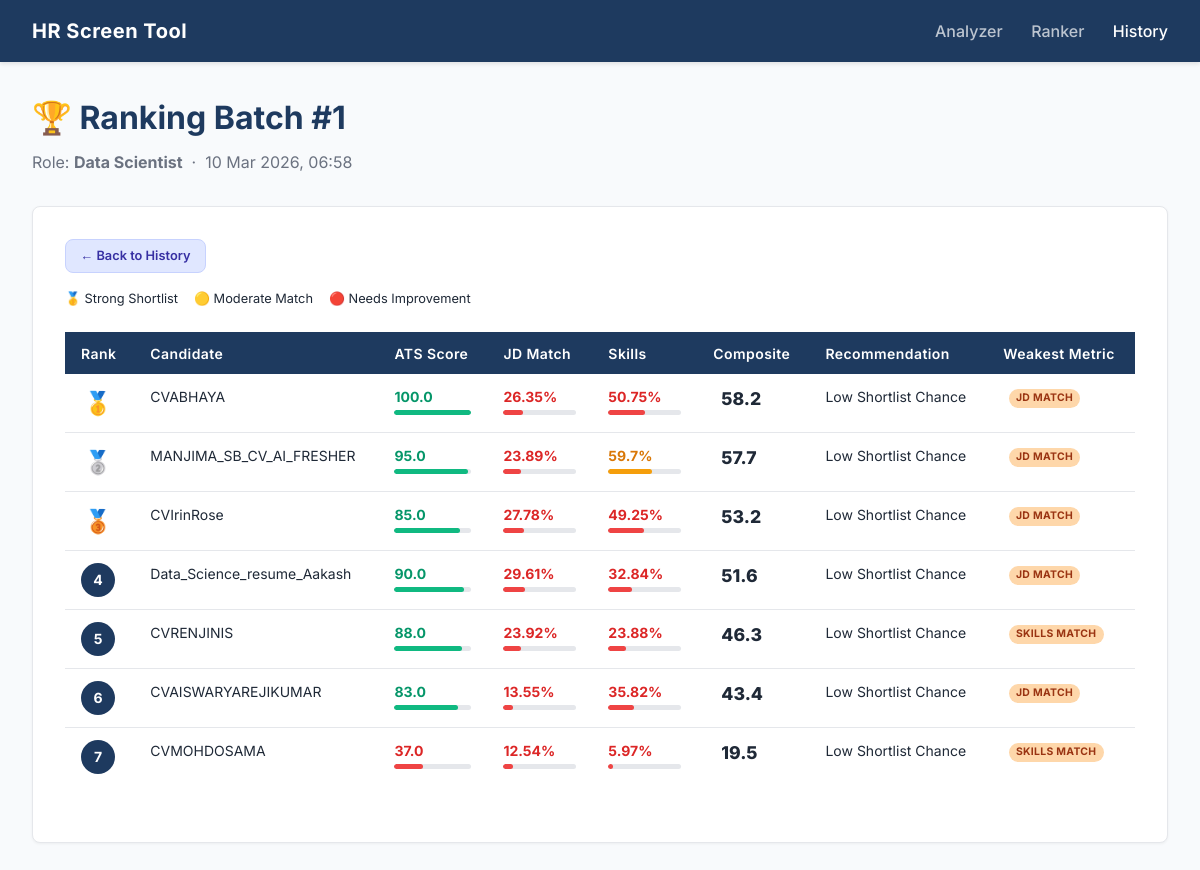
The app's page /history/batch/1 with its own data.
### models.py (models this page shows)
class RankingBatch(db.Model):
    __tablename__ = 'ranking_batches'
    id              = db.Column(db.Integer, primary_key=True)
    target_role     = db.Column(db.String(100), nullable=False)
    job_description = db.Column(db.Text, nullable=False)
    created_at      = db.Column(db.DateTime(timezone=True),
                                default=lambda: datetime.now(timezone.utc))
    results         = db.relationship('RankingResult', backref='batch',
                                      cascade='all, delete-orphan',
                                      lazy=True, order_by='RankingResult.rank')

class RankingResult(db.Model):
    __tablename__ = 'ranking_results'
    id              = db.Column(db.Integer, primary_key=True)
    batch_id        = db.Column(db.Integer, db.ForeignKey('ranking_batches.id'), nullable=False)
    rank            = db.Column(db.Integer, nullable=False)
    filename        = db.Column(db.String(255), nullable=False)
    ats_score       = db.Column(db.Float, nullable=False)
    jd_match        = db.Column(db.Float, nullable=False)
    skill_match     = db.Column(db.Float, nullable=False)
    composite_score = db.Column(db.Float, nullable=False)
    recommendation  = db.Column(db.String(100), nullable=False)
    weakest_metric  = db.Column(db.String(50))

### app.py (the view)
@app.route('/history/batch/<int:batch_id>')
def history_batch(batch_id):
    batch = RankingBatch.query.get_or_404(batch_id)
    return render_template('history_batch.html', batch=batch)

### templates/history_batch.html (shortened to what this page needs)
{% extends 'base.html' %}
{% block content %}
<div class="page-header">
    <h1>🏆 Ranking Batch #{{ batch.id }}</h1>
    <p>Role: <strong>{{ batch.target_role }}</strong> &nbsp;·&nbsp; {{ batch.created_at.strftime('%d %b %Y, %H:%M') }}</p>
</div>
<div class="card">
    <div style="margin-bottom:1rem;">
        <a href="{{ url_for('history') }}" class="btn-export">← Back to History</a>
    </div>
    {% if batch.results %}
    <div class="rank-legend">
        <span>🥇 Strong Shortlist</span>
        <span>🟡 Moderate Match</span>
        <span>🔴 Needs Improvement</span>
    </div>
    <div class="metrics-table-wrap">
        <table class="metrics-table">
            <thead>
                <tr>
                    <th>Rank</th>
                    <th>Candidate</th>
                    <th>ATS Score</th>
                    <th>JD Match</th>
                    <th>Skills</th>
                    <th>Composite</th>
                    <th>Recommendation</th>
                    <th>Weakest Metric</th>
                </tr>
            </thead>
            <tbody>
                {% for r in batch.results %}
                <tr>
                    <td>
                        <div class="rank-circle {% if r.rank == 1 %}gold{% elif r.rank == 2 %}silver{% elif r.rank == 3 %}bronze{% endif %}">
                            {% if r.rank == 1 %}🥇{% elif r.rank == 2 %}🥈{% elif r.rank == 3 %}🥉{% else %}{{ r.rank }}{% endif %}
                        </div>
                    </td>
                    <td>{{ r.filename.rsplit('.', 1)[0] }}</td>
                    <td>
                        <div class="score-cell">
                            <span class="cell-num {% if r.ats_score >= 75 %}green{% elif r.ats_score >= 60 %}amber{% else %}red{% endif %}">{{ r.ats_score }}</span>
                            <div class="mini-bar"><div class="mini-bar-fill {% if r.ats_score >= 75 %}green{% elif r.ats_score >= 60 %}amber{% else %}red{% endif %}" data-width="{{ r.ats_score }}%"></div></div>
                        </div>
                    </td>
                    <td>
                        <div class="score-cell">
                            <span class="cell-num {% if r.jd_match >= 75 %}green{% elif r.jd_match >= 60 %}amber{% else %}red{% endif %}">{{ r.jd_match }}%</span>
                            <div class="mini-bar"><div class="mini-bar-fill {% if r.jd_match >= 75 %}green{% elif r.jd_match >= 60 %}amber{% else %}red{% endif %}" data-width="{{ r.jd_match }}%"></div></div>
                        </div>
                    </td>
                    <td>
                        <div class="score-cell">
                            <span class="cell-num {% if r.skill_match >= 70 %}green{% elif r.skill_match >= 55 %}amber{% else %}red{% endif %}">{{ r.skill_match }}%</span>
                            <div class="mini-bar"><div class="mini-bar-fill {% if r.skill_match >= 70 %}green{% elif r.skill_match >= 55 %}amber{% else %}red{% endif %}" data-width="{{ r.skill_match }}%"></div></div>
                        </div>
                    </td>
                    <td>
                        <span class="composite-score {% if r.composite_score >= 75 %}strong{% elif r.composite_score >= 65 %}moderate{% else %}weak{% endif %}">
                            {{ r.composite_score }}
                        </span>
                    </td>
                    <td>{{ r.recommendation }}</td>
                    <td><span class="weakest-tag">{{ r.weakest_metric }}</span></td>
                </tr>
                {% endfor %}
            </tbody>
        </table>
    </div>
    {% else %}
        <div class="empty-state"><p>No results found for this batch.</p></div>
    {% endif %}
</div>
{% endblock %}

### static/css/style.css (style rules this page uses)
:root { --navy-blue: #1E3A5F; --soft-white: #F8FAFC; --light-gray: #E5E7EB; --accent-blue: #3B82F6; --text-dark: #1F2937; --text-muted: #6B7280; --success: #10B981; --warning: #F59E0B; --border-radius: 8px; --transition: 0.2s ease; }
* { box-sizing: border-box; margin: 0; padding: 0; }
body { font-family: 'Inter', 'Segoe UI', sans-serif; background-color: var(--soft-white); color: var(--text-dark); line-height: 1.5; }
.page-header { margin-bottom: 2rem; }
.page-header h1 { color: var(--navy-blue); font-size: 2rem; margin-bottom: 0.5rem; }
.page-header p { color: var(--text-muted); }
.card { background: white; border: 1px solid var(--light-gray); border-radius: var(--border-radius); padding: 2rem; box-shadow: 0 1px 3px rgba(0,0,0,0.05); }
.rank-circle { width: 28px; height: 28px; background-color: var(--navy-blue); color: white; border-radius: 50%; display: flex; align-items: center; justify-content: center; font-weight: 600; font-size: 0.875rem; }
.score-cell { display: flex; flex-direction: column; gap: 3px; min-width: 70px; }
.cell-num { font-weight: 700; font-size: 0.875rem; }
.cell-num.green { color: #059669; }
.cell-num.amber { color: #d97706; }
.cell-num.red { color: #dc2626; }
.mini-bar { height: 5px; background: var(--light-gray); border-radius: 9999px; overflow: hidden; }
.mini-bar-fill { height: 100%; border-radius: 9999px; transition: width 0.6s ease; }
.mini-bar-fill.green { background: #10B981; }
.mini-bar-fill.amber { background: #F59E0B; }
.mini-bar-fill.red { background: #EF4444; }
.composite-score { font-weight: 800; font-size: 1.1rem; padding: 0.2rem 0.5rem; border-radius: 6px; }
.rank-circle { width: 34px; height: 34px; background-color: var(--navy-blue); color: white; border-radius: 50%; display: flex; align-items: center; justify-content: center; font-weight: 700; font-size: 0.875rem; }
.rank-circle.gold { background: transparent; font-size: 1.4rem; }
.rank-circle.silver { background: transparent; font-size: 1.4rem; }
.rank-circle.bronze { background: transparent; font-size: 1.4rem; }
.rank-legend { display: flex; gap: 1rem; flex-wrap: wrap; margin-bottom: 1rem; font-size: 0.8rem; }
.btn-export { display: inline-block; padding: 0.4rem 0.9rem; background: #e0e7ff; color: #3730a3; border-radius: var(--border-radius); font-size: 0.8rem; font-weight: 600; text-decoration: none; transition: var(--transition); border: 1px solid #c7d2fe; }
.metrics-table-wrap { margin-top: 1.5rem; margin-bottom: 1.5rem; }
.metrics-table { width: 100%; border-collapse: collapse; font-size: 0.875rem; }
.metrics-table thead tr { background: var(--navy-blue); color: white; }
.metrics-table thead th { padding: 0.65rem 1rem; text-align: left; font-weight: 600; letter-spacing: 0.03em; }
.metrics-table tbody tr { border-bottom: 1px solid var(--light-gray); transition: background var(--transition); }
.metrics-table tbody tr:last-child { border-bottom: none; }
.metrics-table td { padding: 0.75rem 1rem; vertical-align: top; color: var(--text-dark); }
.weakest-tag { display: inline-block; font-size: 0.65rem; font-weight: 700; padding: 0.1rem 0.45rem; margin-left: 0.35rem; border-radius: 9999px; background: #fed7aa; color: #9a3412; vertical-align: middle; letter-spacing: 0.03em; text-transform: uppercase; }

### records on screen
RankingBatch: id "1", target_role "Data Scientist", created_at "10 Mar 2026, 06:58"
RankingResult: filename "CVABHAYA", ats_score "100.0", jd_match "26.35", skill_match "50.75", composite_score "58.2", recommendation "Low Shortlist Chance", weakest_metric "JD MATCH"
RankingResult: filename "MANJIMA_SB_CV_AI_FRESHER", ats_score "95.0", jd_match "23.89", skill_match "59.7", composite_score "57.7", recommendation "Low Shortlist Chance", weakest_metric "JD MATCH"
RankingResult: filename "CVIrinRose", ats_score "85.0", jd_match "27.78", skill_match "49.25", composite_score "53.2", recommendation "Low Shortlist Chance", weakest_metric "JD MATCH"
RankingResult: rank "4", filename "Data_Science_resume_Aakash", ats_score "90.0", jd_match "29.61", skill_match "32.84", composite_score "51.6", recommendation "Low Shortlist Chance", weakest_metric "JD MATCH"
RankingResult: rank "5", filename "CVRENJINIS", ats_score "88.0", jd_match "23.92", skill_match "23.88", composite_score "46.3", recommendation "Low Shortlist Chance", weakest_metric "SKILLS MATCH"
RankingResult: rank "6", filename "CVAISWARYAREJIKUMAR", ats_score "83.0", jd_match "13.55", skill_match "35.82", composite_score "43.4", recommendation "Low Shortlist Chance", weakest_metric "JD MATCH"
RankingResult: rank "7", filename "CVMOHDOSAMA", ats_score "37.0", jd_match "12.54", skill_match "5.97", composite_score "19.5", recommendation "Low Shortlist Chance", weakest_metric "SKILLS MATCH"
